Frame 1 (no input): blank canvas, image omitted
Frame 60 (the mouse pressed at the canvas centre just before this capture): blank canvas, image omitted
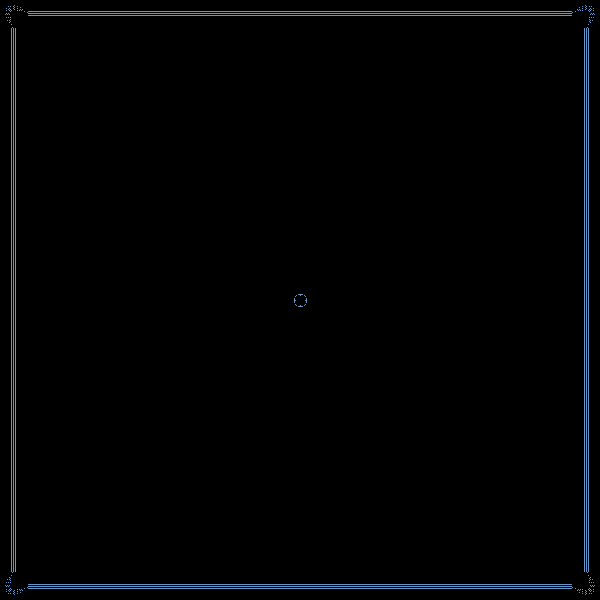
Frame 120 (the mouse held since frame 60 and released just before this capture)

The Processing sketch whose frames 1 and 60 were blank and that drew this single picture after the mouse press (run headless with seeded random() and noise(); from frame 60 on, the mouse is pressed at the canvas centre):

// Processing sketch: sandpiles_v7
// ── sandpiles_v7.pde
int[][] sandpiles;

void setup() {
  size(600,600);
  colorMode(RGB);
  frameRate(100);
  sandpiles = new int[width][height]; //A 2-dimenaional array
  sandpiles[width/2][height/2] = 100000; //Initial sandpile will topple outward
}

void topple(int maxNum) {
  // The topple() function takes a values and uses it to control
  // the behavior of the sandpiles that topple away.
  // In this program, each pixel is computed as an individual sandpile.
  int[][] nextpiles = new int[width][height]; 
    for (int x = 0; x < width; x++) {
      for (int y = 0; y < height; y++) {
        int num = sandpiles[x][y];
        if (num < maxNum) {
        nextpiles[x][y] = sandpiles[x][y];
    }
   }
  }
 for (int x = 0; x < width; x++) {
  for (int y = 0; y < height; y++) {
    int num = sandpiles[x][y];
    if (num >= maxNum) {
      nextpiles[x][y] += (num - 4);
      if (x+1 < width) {
       nextpiles[x+1][y]++;
      }
      if (x-1 >= 0) {
        nextpiles[x-1][y]++;
      }
      if (y+1 < height) {
        nextpiles[x][y+1]++;
      }
      if (y-1 >= 0) {
      nextpiles[x][y-1]++;
      }
    }
  }
 }
 sandpiles = nextpiles;
}

void render() {
  int baseCol = 150;
  loadPixels();
  for(int x = 0; x < width; x++) {
    for(int y = 0; y < height; y++) {
      int num = sandpiles[x][y]; 
      color col = color(0,0,0);
      switch (num) {
        case 0:
          col = color(0,0,0);
          break;
        case 1:
          col = color(100,baseCol,200);
          break;
        case 2:
          col = color(0,0,0);   
      }
      pixels[x+y*width] = col; // pixels[] is a 1-dimensional array native to Proessing
    }
  }
  
  updatePixels();
}

void draw() {
  render();
  for (int i = 0; i < 1; i++) {
   int factor = round( sin( frameCount/(i+1) ) );
   topple( factor );
  }
}
